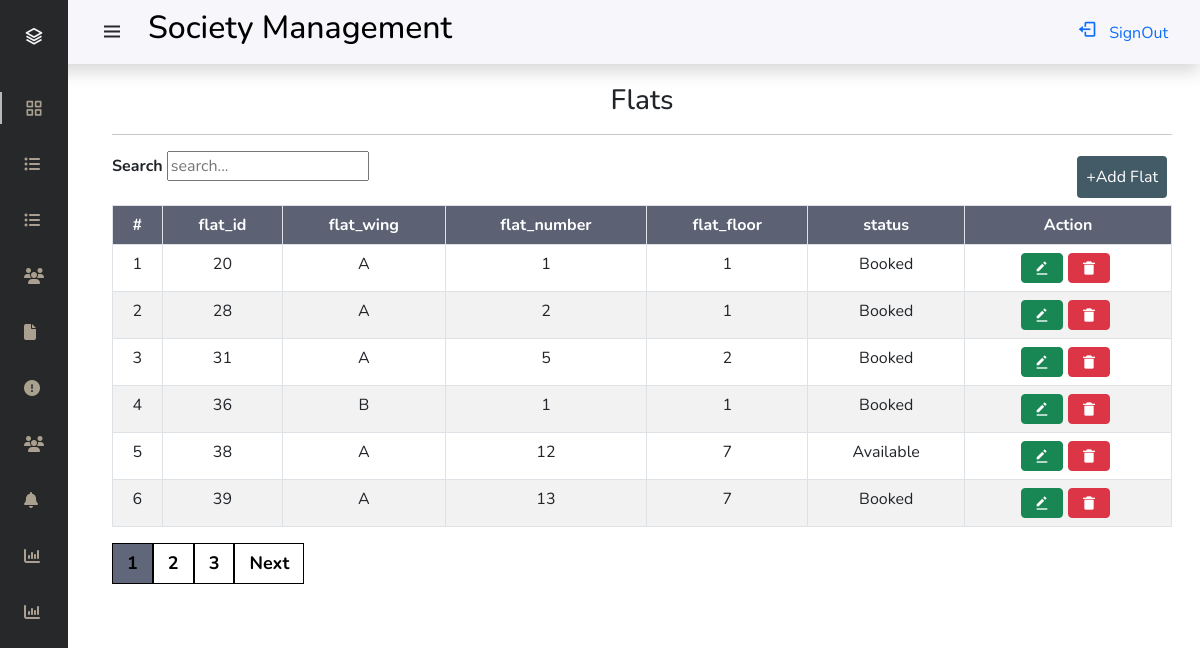
/flats.php (signed in), run on the app's committed database.
### tables this page shows
CREATE TABLE `flat` (
  `flat_id` int(11) NOT NULL,
  `flat_wing` varchar(10) NOT NULL,
  `flat_number` int(4) NOT NULL,
  `flat_floor` int(4) NOT NULL,
  `status` varchar(10) NOT NULL
);

### curd_functions.php (the view, shortened to what this page needs)
<?php
function data($course, $page = 1, $recordsPerPage = 6) {
    include 'config.php';
    $offset = ($page - 1) * $recordsPerPage;
    $select = "SELECT * FROM $course LIMIT $offset, $recordsPerPage";
    $res = $conn->query($select);
    $arr_data = $res->fetch_all(MYSQLI_ASSOC);
    $fieldinfo = $res->fetch_fields();
    echo '<table class="table table-bordered table-striped table-hover" id="mytable">';
    echo '<tr style="background-color:#61677A; color:white;"><th scope="col">#';
    foreach ($fieldinfo as $val) {
        echo '<th scope="col">' . $val->name . '</th>';
    }
    echo '<th scope="col">Action</th></tr>';
    $no = $offset + 1;
    foreach ($arr_data as $row) {
        echo '<tr class="filter"><td>' . $no++ . '</td>';
        foreach ($row as $key => $value) {
            echo '<td>' . $value . '</td>';
        }
        if ($course == 'flat') {
            echo '<td class="edit">';
            echo '<a class="btn btn-success" style="margin-right:5px;" href="edit_flat.php?id=' . $row['flat_id'] . '" clas><i class="bx bxs-edit-alt"></i></a>';
            echo '<a class="btn btn-danger" style="margin-right:5px;" href="del_flat.php?id=' . $row['flat_id'] . '"><i class="bx bxs-trash-alt"></i></a>';
            echo '</td>';
        } elseif ($course == 'visitors') {
            echo '<td class="edit">';
            echo '<a class="btn btn-danger"style="margin-right:5px;" href="del_visitor.php?id=' . $row['v_id'] . '"><i class="bx bxs-trash-alt"></i></a>';
            echo '</td>';
        }elseif ($course == 'notice') {
            echo '<td class="edit">';
            echo '<a class="btn btn-danger"style="margin-right:5px;" href="del_notice.php?id=' . $row['n_id'] . '"><i class="bx bxs-trash-alt"></i></a>';
            echo '</td>';
        }else if ($course == 'wing') {
            echo '<td class="edit">';
            echo '<a class="btn btn-success" style="margin-right:5px;" href="edit_wing.php?id=' . $row['wing_id'] . '" clas><i class="bx bxs-edit-alt"></i></a>';
            echo '<a class="btn btn-danger" style="margin-right:5px;" href="del_wing.php?id=' . $row['wing_id'] . '"><i class="bx bxs-trash-alt"></i></a>';
            echo '</td>';
        }else if ($course == 'complain'){
            echo '<td class="edit">';
            echo '<a class="btn btn-success"style="margin-right:5px;" href="complain_reply.php?id=' . $row['complain_id'] .'"><i class="bx bx-message-alt-dots"></i></a>';
            echo '<a class="btn btn-danger" style="margin-right:5px;" href="del_complain.php?id=' . $row['complain_id'] . '"><i class="bx bxs-trash-alt"></i></a>';
            echo '</td>';
        }
        else{}
    }
    echo '</table>';
    $query = "SELECT COUNT(*) FROM $course";
    $result = $conn->query($query);
    $row = $result->fetch_row();
    $total_records = $row[0];
    $total_pages = ceil($total_records / $recordsPerPage);
    echo '<div class="pagination">';
    for ($i = 1; $i <= $total_pages; $i++) {
        if ($i == $page) {
            echo '<a class="active" href="?page=' . $i . '">' . $i . '</a>';
        } else {
            echo '<a href="?page=' . $i . '">' . $i . '</a>';
        }
    }
    if ($page < $total_pages) {
        echo '<a href="?page=' . ($page + 1) . '">Next</a>';
    }
    echo '</div>';
}
?>

### css/stl.css (style rules this page uses)
:root { --header-height: 3rem; --nav-width: 68px; --first-color: #272829; --first-color-light: #E1D4BB; --white-color: #F7F6FB; --body-font: 'Nunito', sans-serif; --normal-font-size: 1rem; --z-fixed: 100 }
*,::before,::after { box-sizing: border-box }
body { position: relative; margin: var(--header-height) 0 0 0; padding: 0 1rem; font-family: var(--body-font); font-size: var(--normal-font-size); transition: .5s }
a { text-decoration: none; }
.active { color: var(--white-color); }
.active::before { content: ''; position: absolute; left: 0; width: 2px; height: 32px; background-color: var(--white-color); }
tr, th { text-align: center; }
@media screen and (min-width: 768px) { body { margin: calc(var(--header-height) + 1rem) 0 0 0; padding-left: calc(var(--nav-width) + 2rem); } }
.pagination { display: inline-block; }
.pagination a { font-weight:bold; font-size:18px; color: black; float: left; padding: 6px 14px; text-decoration: none; border:1px solid black; }
.pagination a.active { background-color: #61677A; }

### data on the page
flat: flat_id "20", flat_wing "A", flat_number "1", flat_floor "1", status "Booked"
flat: flat_id "28", flat_wing "A", flat_number "2", flat_floor "1", status "Booked"
flat: flat_id "31", flat_wing "A", flat_number "5", flat_floor "2", status "Booked"
flat: flat_id "36", flat_wing "B", flat_number "1", flat_floor "1", status "Booked"
flat: flat_id "38", flat_wing "A", flat_number "12", flat_floor "7", status "Available"
flat: flat_id "39", flat_wing "A", flat_number "13", flat_floor "7", status "Booked"

### other printed values
$val->name "flat_id"
$val->name "flat_wing"
$val->name "flat_number"
$val->name "flat_floor"
$val->name "status"
